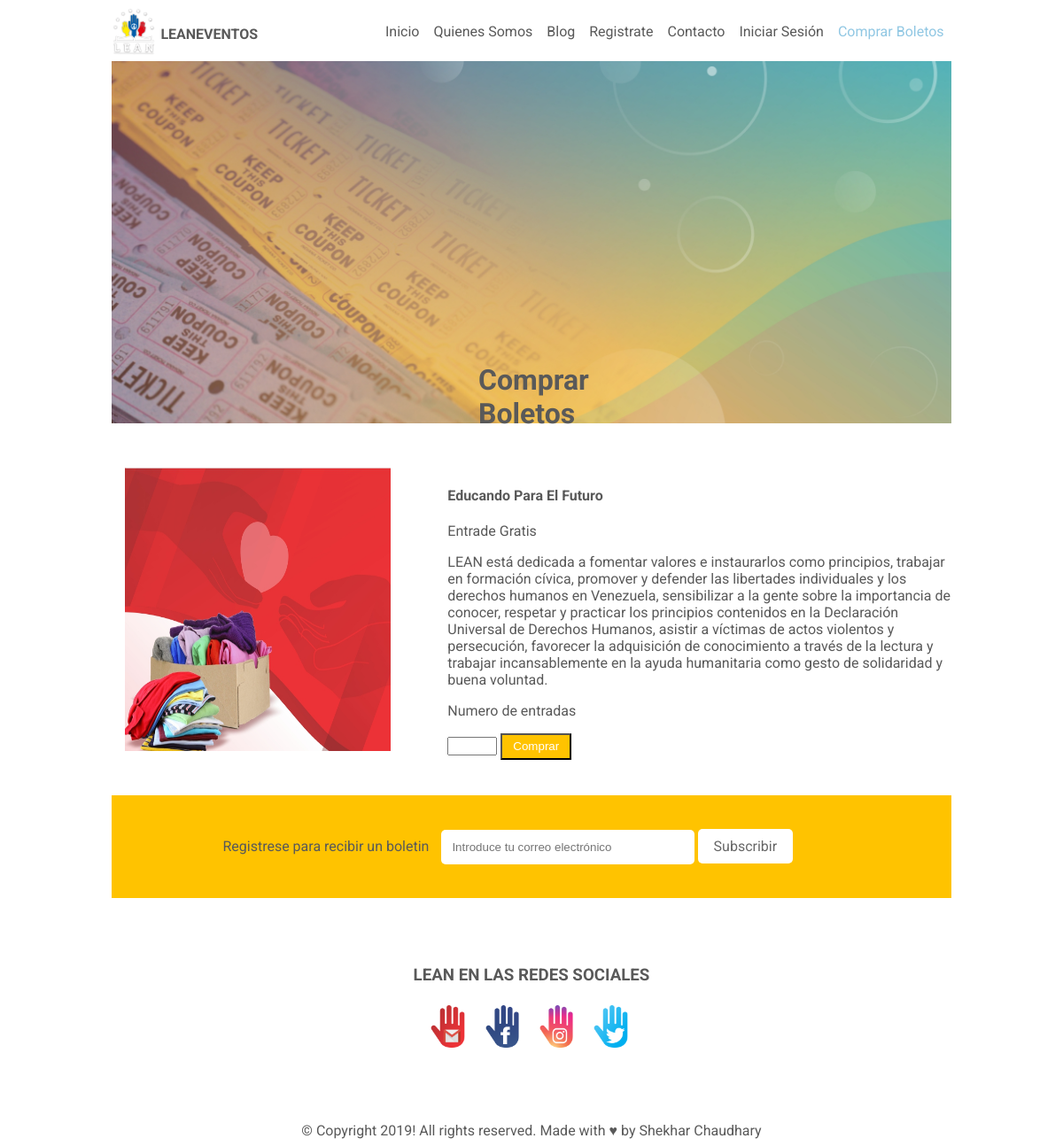
Page /buyfromus2.php?id=3 on the committed database.
### tables this page shows
CREATE TABLE `Events` (
  `id` int(6) NOT NULL,
  `event_name` varchar(60) DEFAULT NULL,
  `place` varchar(60) DEFAULT NULL,
  `date` varchar(60) DEFAULT NULL,
  `description` varchar(1000) DEFAULT NULL,
  `responsible` varchar(50) DEFAULT NULL,
  `time` varchar(50) DEFAULT NULL,
  `value` varchar(50) DEFAULT NULL,
  `price` varchar(50) DEFAULT NULL,
  `image` varchar(50) DEFAULT 'images/minibaner1.jpg'
);

### buyfromus2.php (the view, shortened to what this page needs)
<!DOCTYPE html>
<html>
<head>
    <link rel="stylesheet" href="CSS/leanevent.css"/>
</head>
<body>
<div id="container">
    <img title="Logo" id="container-img" alt ="Logo" src="images/logo-blanco.png"/>
    <p id="label"><b>LEANEVENTOS</b></p>
    <div class="topnav">
        <a class="active" href="buyfromus.php">Comprar Boletos</a>
        <a href="login.php">Iniciar Sesi&oacute;n</a>
        <a href="contactus.php">Contacto</a>
        <a href="signup.php">Registrate</a>
        <a href="http://chaudhary.uta.cloud/">Blog</a>
        <a href="aboutus.php">Quienes Somos</a>
        <a href="index.php">Inicio</a>
    </div>
    <div class="images-aboutus">
        <img id="image1" alt="Banner" title="Banner" src="images/bannercboleto.jpg" />
        <h1>Comprar Boletos</h1>
    </div>
 <?php
            require 'connection_file.php';
            $id = $_GET["id"];
            if (empty($id)) {
            }else{
            $sql = "SELECT event_name, description, price, image FROM Events where id = $id";
        $result = mysqli_query($conn, $sql);
        if (mysqli_num_rows($result) > 0) {
            $row = mysqli_fetch_assoc($result);
    } else {
     echo "0 results";
        }
            }
        ?>
    <div class="blank-space-buy-us2">
        <div class="float-left2">
            <img src="<?php echo($row["image"]);?>" title="minibanner1" alt="minibanner1">
        </div>
        <div class="float-right2">
        <?php
            echo "<h4>".$row["event_name"]."</h4>";
            echo "<p>".$row["price"]."</p>";
            echo "<p>".$row["description"]."<p>";
        ?>
         <p> Numero de entradas</p>
            <input type="number" min="1" max="10">
            <button type="button" formaction="#">Comprar</button>
        </div>
    </div>
    <div class="subscription-buy-us2">
        <p>Registrese para recibir un boletin</p>
        <input type="email" placeholder="Introduce tu correo electr&oacute;nico"/>
        <a href="buyfromus2.php?mail=true" id="button">Subscribir</a>
    </div>
    <div class="blank-space1">
        <h3>LEAN EN LAS REDES SOCIALES</h3>
        <img class="images-inline1" src="images/correo.png" alt="SOCIALES" title="SOCIALES">
        <img class="images-inline1" src="images/facebook.png" alt="SOCIALES" title="SOCIALES">
        <img class="images-inline1" src="images/instagram.png" alt="SOCIALES" title="SOCIALES">
        <img class="images-inline1" src="images/twitter.png" alt="loSOCIALESgo" title="SOCIALES">
    </div>
    <footer>&copy; Copyright 2019! All rights reserved. Made with &hearts; by Shekhar Chaudhary</footer>
</div>
</body>
</html>

### CSS/leanevent.css (style rules this page uses)
#image1 { max-width:100%; max-height:80%; margin:auto; display:block; position: relative; }
#container { width: 80%; margin: auto; }
#container-img { max-width: 50px; max-height: 80px; float: left; }
#label { font-family: Roboto,Arial, sans-serif; padding: 5px; float: left; color: #595959 ; }
.topnav { padding-top: 10px; padding-bottom: 10px; }
.topnav a { float: right; color: #595959 ; text-align: center; padding: 8px 8px; text-decoration: none; font-family: Roboto, Arial, sans-serif; }
.topnav a.active { color: #90C7E3 ; }
.blank-space1 { margin-top: 8%; margin-bottom: 8%; text-align: center; color: #595959; }
input[type='email'] { margin-left: 10px; outline: none; display: inline-block; width: 30%; padding: 10px; border: 2px solid transparent; border-radius: 5px; }
#button { color: rgba(0,0,0,0.6); text-decoration: none; border-radius: 5px; width: 10%; display: inline-block; padding: 8px; background: #fff; text-align: center; border: 2px solid transparent; }
.images-inline1 { display: inline; width: 5%; padding: 5px; height: auto; }
.images-aboutus h1 { top: 30%; left: 45%; width: 20%; position: absolute; font-family: Roboto,Arial,sans-serif; color: #595959; }
body { font-family: Roboto,Arial,sans-serif; color: #595959; }
.blank-space-buy-us2 { margin-top: 50px; width: 100%; }
.float-left2 { float: left; width: 40%; }
.float-right2 { float: left; width: 60%; }
.float-left2 img { height: 320px; width: 300px; padding-left: 15px; }
.float-right2 button { color: #ffffff; background: #FFC300; width: 80px; height: 30px; }
.subscription-buy-us2 { margin-top: 20px; background: #FFC300; padding: 4%; font-family: Roboto, Arial, sans-serif; }
.subscription-buy-us2 p { display: inline; padding-left: 10%; }
footer { font-family: Roboto,Arial,sans-serif; text-align: center; color: #595959; }

### rows in the picture
events: image (picture), event_name "Educando Para El Futuro", price "Entrade Gratis", description "LEAN está dedicada a fomentar valores e instaurarlos como principios, trabajar en formación cívica, promover y defender las libertades individuales y los derechos humanos en Venezuela, sensibilizar a la gente sobre la importancia de conocer, respetar y practicar los principios contenidos en la Declaración Universal de Derechos Humanos, asistir a víctimas de actos violentos y persecución, favorecer la adquisición de conocimiento a través de la lectura y trabajar incansablemente en la ayuda humanitaria como gesto de solidaridad y buena voluntad."
